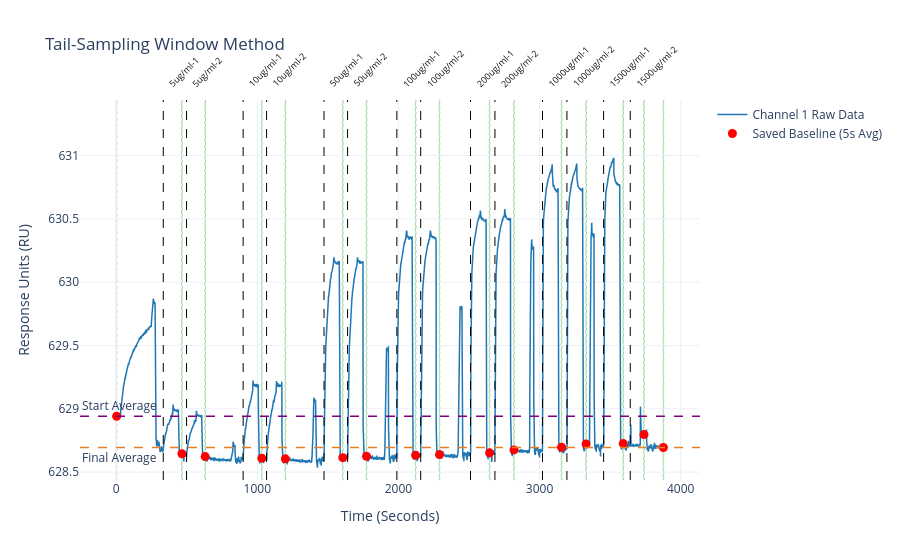
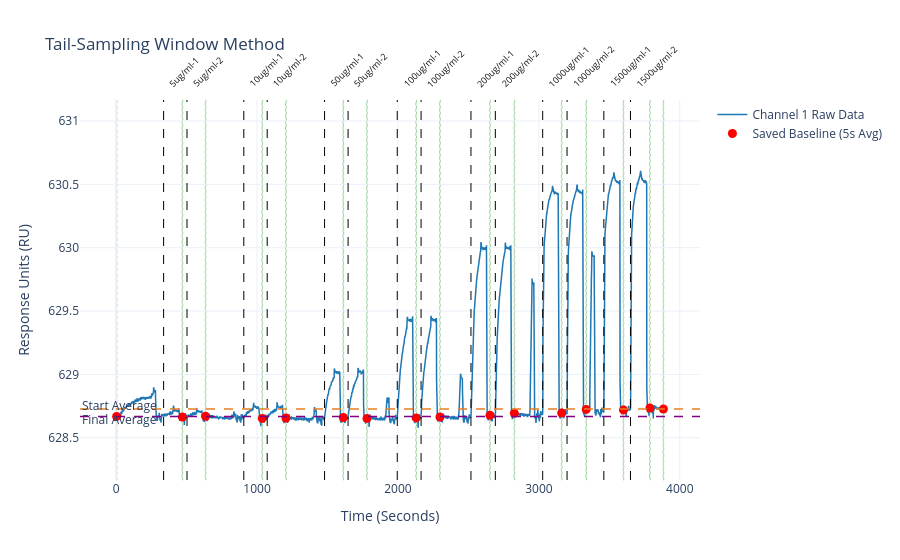
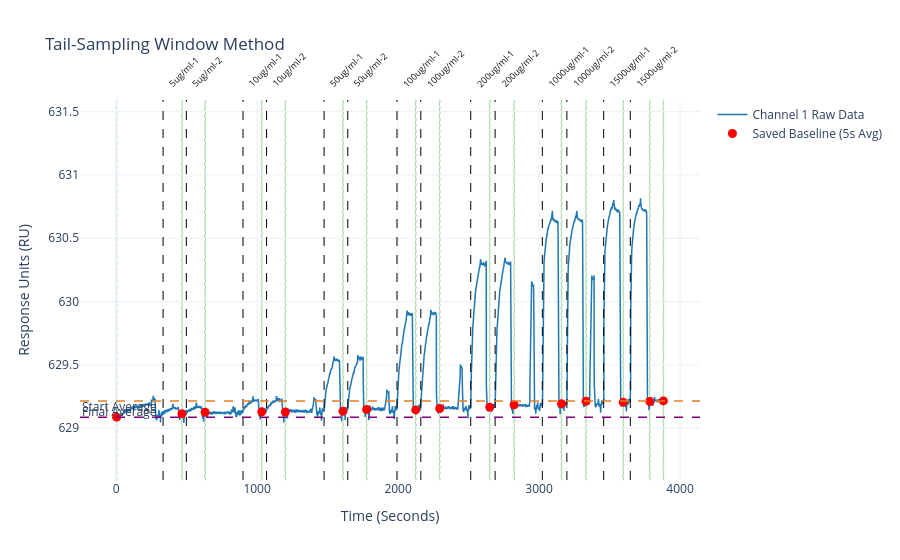
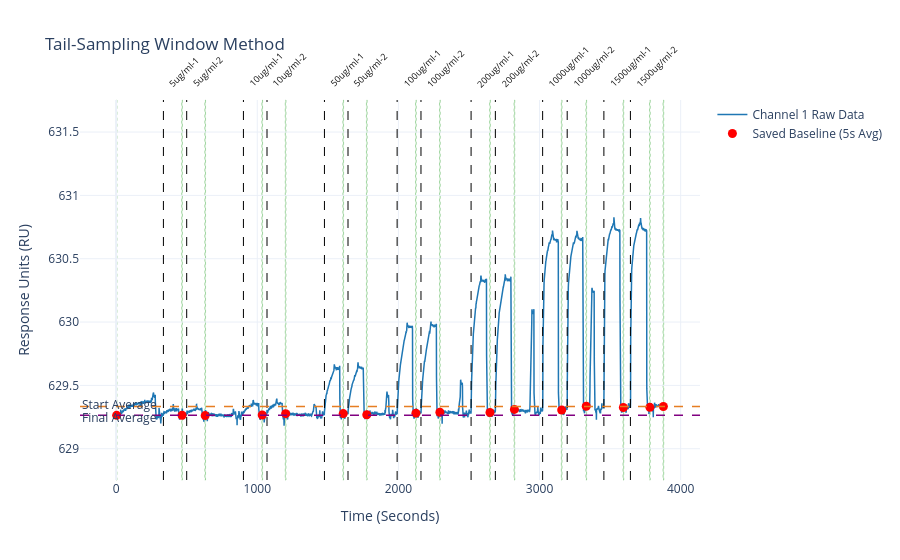

Notebook cell for these charts, in order:
### Markdown cell above
#### $\color{lime}{\text{No Peaks}}$

### Code cell
for folder in files.keys():
    
    previous_file = ''

    for file in list(files[folder].keys()):

        if 'sensorgram' in file:

            file_data = files[folder][file]

            previous_file_data = files[folder][previous_file]

            file_name = file.split('_')[1] + '_baseline_flags'
            baseline_flags = files[folder][file_name]

            baseline_flags['mid_time'] = (baseline_flags['Window_Start'] + baseline_flags['Window_End']) / 2
                    
            fig = go.Figure()
    
            fig.add_trace(go.Scatter(x=file_data['time'], y=file_data['channel1'], mode='lines', name='Channel 1 Raw Data', line=dict(color='#1f77b4', width=1.5)))
    
            for _, flag_row in previous_file_data.iterrows():
                fig.add_vline(
                    x=flag_row['time'], 
                    line_width=1, 
                    line_dash='dash', 
                    line_color='black', 
                    opacity=1
                )
    
                fig.add_annotation(
                    x=flag_row['time'],
                    y=1.02,
                    yref='paper',
                    text=str(flag_row['conc']),
                    showarrow=False,
                    textangle=-45,
                    xanchor='left',
                    yanchor='bottom',
                    font=dict(size=9, color='#0f0f0f')
                )
    
            fig.add_trace(go.Scatter(
                x=baseline_flags['mid_time'], y=baseline_flags['ch1_avg'],
                mode='markers', name='Saved Baseline (5s Avg)',
                marker=dict(color='red', symbol='circle', size=9),
                hoverinfo='text',
                text=[
                    f'Type: {r['information']}<br>'
                    f'Range: {r['Window_Start']:.1f}s to {r['Window_End']:.1f}s<br>'
                    f'CH1 Avg: {r['ch1_avg']:.2f} RU<br>'
                    f'CH2 Avg: {r['ch2_avg']:.2f} RU' 
                    for _, r in baseline_flags.iterrows()
                ]
            ))
            
            for _, r in baseline_flags.iterrows():
                fig.add_vrect(
                    x0=r['Window_Start'], x1=r['Window_End'],
                    fillcolor='rgba(44, 160, 44, 0.12)',
                    layer='below', 
                    line_width=1, 
                    line_color='rgba(44, 160, 44, 0.4)',
                    line_dash='dot'
                )
            
            start_avg_ru = baseline_flags.iloc[0]['ch1_avg']
            fig.add_hline(
                y=start_avg_ru, 
                line_width=1.5, 
                line_dash='dash', 
                line_color='purple',
                annotation_text='Start Average',
                annotation_position='top left'
            )
    
            final_avg_ru = baseline_flags.iloc[-1]['ch1_avg']
            fig.add_hline(
                y=final_avg_ru, 
                line_width=1.5, 
                line_dash='dash', 
                line_color='#e67e22',
                annotation_text='Final Average',
                annotation_position='bottom left'
            )
    
            fig.update_layout(
                title=f'Tail-Sampling Window Method',
                xaxis_title='Time (Seconds)',
                yaxis_title='Response Units (RU)',
                yaxis=dict(range=[file_data['channel1'][0] - 0.5, file_data['channel1'][0] + 2.5]),
                template='plotly_white',
                hovermode='closest'
            )
    
            fig.show()

        previous_file = file
